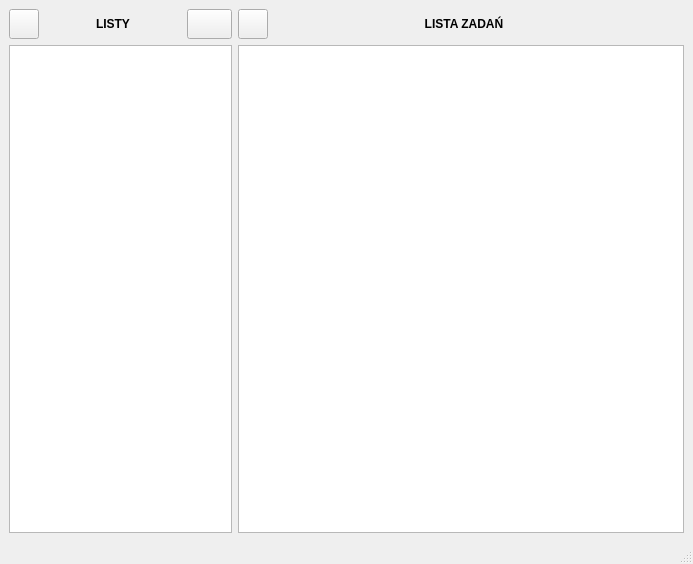
<?xml version="1.0" encoding="UTF-8"?>
<ui version="4.0">
 <class>mainWindow</class>
 <widget class="QMainWindow" name="mainWindow">
  <property name="geometry">
   <rect>
    <x>0</x>
    <y>0</y>
    <width>693</width>
    <height>564</height>
   </rect>
  </property>
  <property name="sizePolicy">
   <sizepolicy hsizetype="MinimumExpanding" vsizetype="MinimumExpanding">
    <horstretch>0</horstretch>
    <verstretch>0</verstretch>
   </sizepolicy>
  </property>
  <property name="windowTitle">
   <string>Terminator</string>
  </property>
  <property name="windowIcon">
   <iconset resource="../../resources/Terminator_client.qrc">
    <normaloff>:/Terminator_client/img/logo.ico</normaloff>:/Terminator_client/img/logo.ico</iconset>
  </property>
  <widget class="QWidget" name="centralwidget">
   <property name="layoutDirection">
    <enum>Qt::LeftToRight</enum>
   </property>
   <layout class="QGridLayout" name="gridLayout" columnstretch="20,40">
    <item row="0" column="1">
     <layout class="QVBoxLayout" name="verticalLayout_2">
      <item>
       <layout class="QHBoxLayout" name="horizontalLayout_tasks">
        <property name="rightMargin">
         <number>30</number>
        </property>
        <item>
         <widget class="QPushButton" name="pushButton_addTask">
          <property name="minimumSize">
           <size>
            <width>30</width>
            <height>30</height>
           </size>
          </property>
          <property name="maximumSize">
           <size>
            <width>30</width>
            <height>30</height>
           </size>
          </property>
          <property name="text">
           <string/>
          </property>
         </widget>
        </item>
        <item>
         <widget class="QLabel" name="label_task">
          <property name="font">
           <font>
            <bold>true</bold>
           </font>
          </property>
          <property name="text">
           <string>LISTA ZADAŃ</string>
          </property>
          <property name="alignment">
           <set>Qt::AlignCenter</set>
          </property>
          <property name="margin">
           <number>0</number>
          </property>
         </widget>
        </item>
       </layout>
      </item>
      <item>
       <widget class="QListWidget" name="listWidget_tasks"/>
      </item>
     </layout>
    </item>
    <item row="0" column="0">
     <layout class="QVBoxLayout" name="verticalLayout">
      <item>
       <layout class="QHBoxLayout" name="horizontalLayout_lists">
        <item>
         <widget class="QPushButton" name="pushButton_addLists">
          <property name="minimumSize">
           <size>
            <width>30</width>
            <height>30</height>
           </size>
          </property>
          <property name="maximumSize">
           <size>
            <width>30</width>
            <height>30</height>
           </size>
          </property>
          <property name="text">
           <string/>
          </property>
         </widget>
        </item>
        <item>
         <widget class="QLabel" name="label_lists">
          <property name="font">
           <font>
            <bold>true</bold>
           </font>
          </property>
          <property name="text">
           <string>LISTY</string>
          </property>
          <property name="alignment">
           <set>Qt::AlignCenter</set>
          </property>
         </widget>
        </item>
        <item>
         <widget class="QPushButton" name="pushButton_sendLists">
          <property name="sizePolicy">
           <sizepolicy hsizetype="Fixed" vsizetype="Fixed">
            <horstretch>0</horstretch>
            <verstretch>0</verstretch>
           </sizepolicy>
          </property>
          <property name="minimumSize">
           <size>
            <width>30</width>
            <height>30</height>
           </size>
          </property>
          <property name="maximumSize">
           <size>
            <width>45</width>
            <height>30</height>
           </size>
          </property>
          <property name="text">
           <string/>
          </property>
         </widget>
        </item>
       </layout>
      </item>
      <item>
       <widget class="QListWidget" name="listWidget_lists"/>
      </item>
     </layout>
    </item>
   </layout>
  </widget>
  <widget class="QMenuBar" name="menubar">
   <property name="geometry">
    <rect>
     <x>0</x>
     <y>0</y>
     <width>693</width>
     <height>22</height>
    </rect>
   </property>
  </widget>
  <widget class="QStatusBar" name="statusbar"/>
 </widget>
 <resources>
  <include location="../../resources/Terminator_client.qrc"/>
 </resources>
 <connections/>
</ui>
